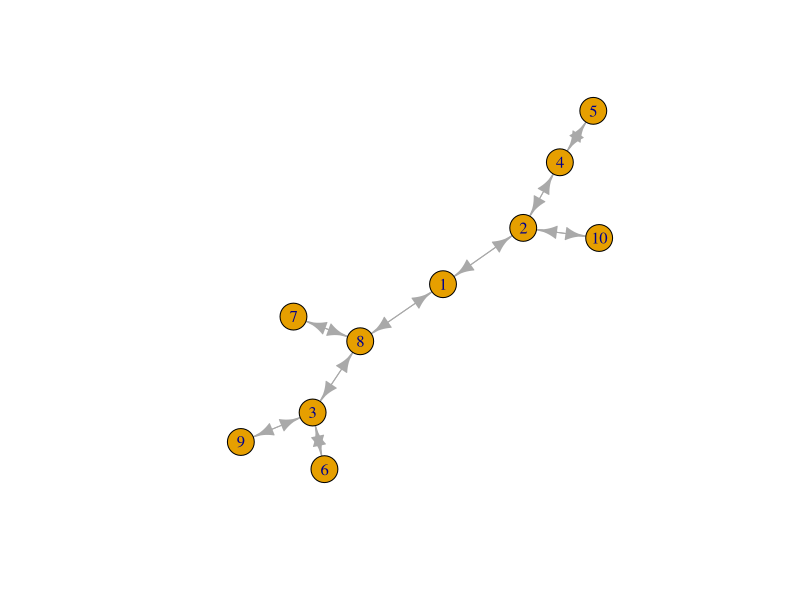
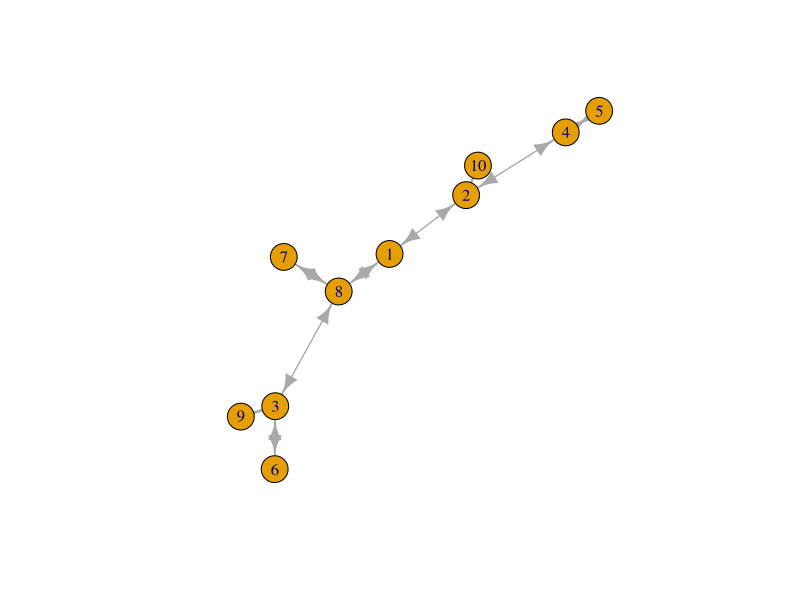

These charts were generated, in order, by the following R code:
## ---- chunk 1
knitr::opts_chunk$set(echo = TRUE)
library(igraph)
## ---- chunk 2
g<-c(0,1,0,0,0,0,0,1,0,0,
     1,0,0,1,0,0,0,0,0,1,
     0,0,0,0,0,1,0,1,1,0,
     0,1,0,0,1,0,0,0,0,0,
     0,0,0,1,0,0,0,0,0,0,
     0,0,1,0,0,0,0,0,0,0,
     0,0,0,0,0,0,0,1,0,0,
     1,0,1,0,0,0,1,0,0,0,
     0,0,1,0,0,0,0,0,0,0,
     0,1,0,0,0,0,0,0,0,0)
g.mat <- matrix(g, nrow=10)
g <- graph.adjacency(g.mat, weighted=TRUE)
plot(g)
## ---- chunk 3
gw<-c(0,2,0,0,0,0,0,5,0,0,
      2,0,0,1,0,0,0,0,0,10,
      0,0,0,0,0,3,0,1,8,0,
      0,1,0,0,7,0,0,0,0,0,
      0,0,0,7,0,0,0,0,0,0,
      0,0,3,0,0,0,0,0,0,0,
      0,0,0,0,0,0,0,2,0,0,
      5,0,1,0,0,0,2,0,0,0,
      0,0,8,0,0,0,0,0,0,0,
      0,10,0,0,0,0,0,0,0,0)
gw.mat <- matrix(gw, nrow=10)
grw <- graph.adjacency(gw.mat, weighted=TRUE)
plot(grw)
